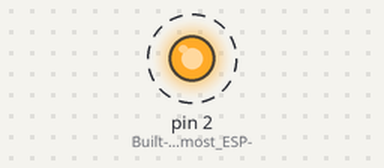
The sketch below on a simulated Arduino Uno, built with avr-gcc and run on an emulated ATmega328P. Parts: output pins drawn as LEDs (lit = HIGH). Dashed ring = blinking. What the sketch prints to the serial monitor is not drawn.

Above: at 0.5 s.
Timing chart, 0 to 4.6 s (numbered marks = the images above):
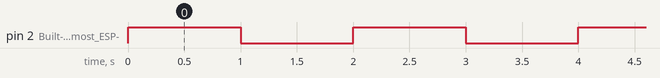

Measured:
- by itself, pin 2 (Built-in_LED_on_most_ESP-): alternates HIGH for 1.0 s and LOW for 1.0 s

The sketch:

Blink.ino
```cpp
void setup() {
  Serial.begin(115200);
  pinMode(2, OUTPUT); // Built-in LED on most ESP-WROOM-32 dev boards (GPIO2)
  Serial.println("ESP-WROOM-32 Initialized!");
}

void loop() {
  digitalWrite(2, HIGH);
  delay(1000);
  digitalWrite(2, LOW);
  delay(1000);
  Serial.println("Tick");
}
```
